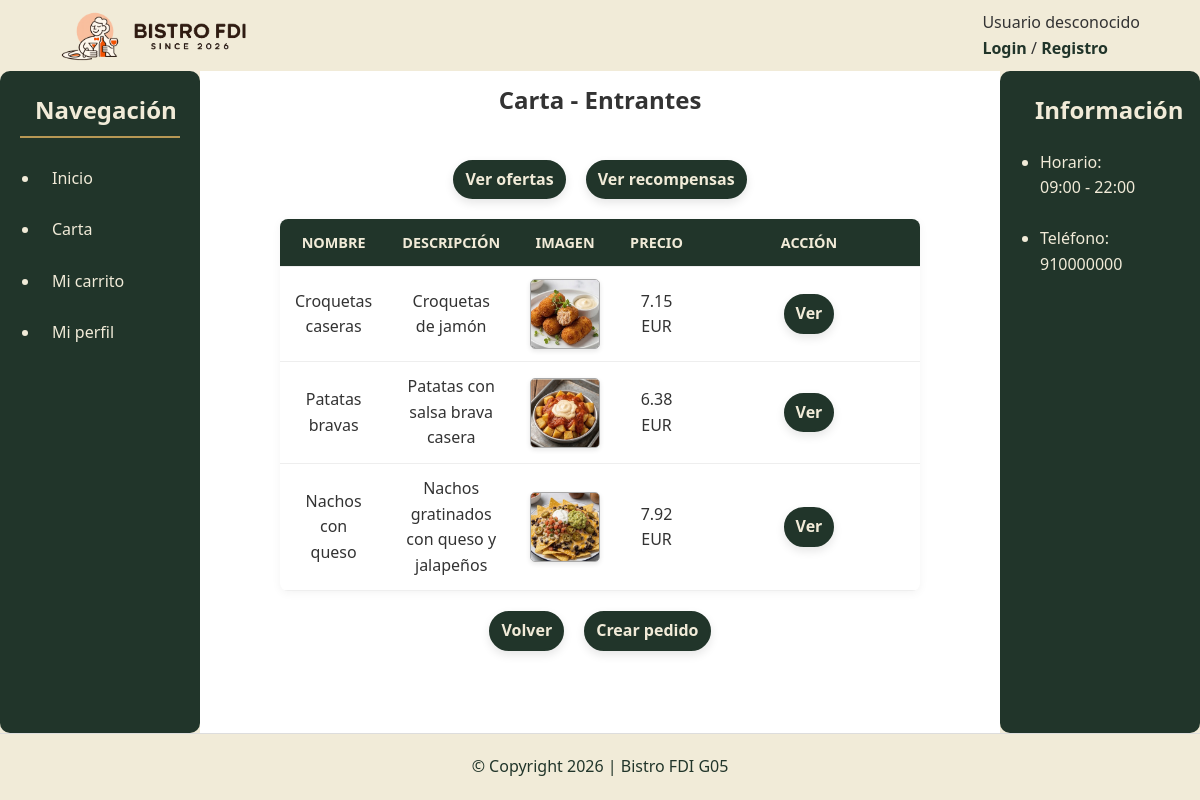
The app's page /includes/vistas/productos/listarProductos.php?id_categoria=1 with its own data.
### tables this page shows
CREATE TABLE `categorias` (
  `id` INT NOT NULL AUTO_INCREMENT,  
  `nombre` VARCHAR(80) NOT NULL,  
  `descripcion` TEXT NOT NULL,  
  `imagen` VARCHAR(255) NULL,  
  PRIMARY KEY (`id`)
);

CREATE TABLE `productos` (
  `id` INT NOT NULL AUTO_INCREMENT,  
  `nombre` VARCHAR(120) NOT NULL,  
  `descripcion` TEXT NOT NULL,  
  `id_categoria` INT NULL,  
  `precio_base` DECIMAL(10,2) NOT NULL,  
  `iva` TINYINT NOT NULL,  
  `disponible` TINYINT(1) NOT NULL DEFAULT 1,  
  `ofertado` TINYINT(1) NOT NULL DEFAULT 1,  
  `imagen` VARCHAR(255) NULL,  
  PRIMARY KEY (`id`),
   
  CONSTRAINT `fk_categoria_productos` 
    FOREIGN KEY (`id_categoria`) REFERENCES `categorias`(`id`) ON DELETE SET NULL
);

### includes/clases/es/ucm/fdi/aw/usuarios/Producto.php (called while the page is built, shortened)
<?php
class Producto {
    public static function listarPorCategoria(int $idCategoria, bool $soloOfertados = false): array
    {
        $conn = Aplicacion::getInstance()->getConexionBd();
        $sql = 'SELECT p.id, p.nombre, p.descripcion, p.id_categoria, p.precio_base, p.iva, p.disponible, p.ofertado, p.imagen, c.nombre AS categoria
                FROM productos p
                LEFT JOIN categorias c ON p.id_categoria = c.id
                WHERE p.id_categoria = ?';
        if ($soloOfertados) {
            $sql .= ' AND p.ofertado = 1 AND p.disponible = 1';
        }
        $sql .= ' ORDER BY p.id';
        $stmt = mysqli_prepare($conn, $sql);
        mysqli_stmt_bind_param($stmt, 'i', $idCategoria);
        mysqli_stmt_execute($stmt);
        $res = mysqli_stmt_get_result($stmt);
        $out = [];
        while ($row = mysqli_fetch_assoc($res)) {
            $out[] = $row;
        }
        return $out;
    }
}

### includes/clases/es/ucm/fdi/aw/usuarios/Categoria.php (called while the page is built, shortened)
<?php
class Categoria
{
    public static function buscaPorId(int $id): ?array
    {
        $conn = Aplicacion::getInstance()->getConexionBd();
        $sql = 'SELECT id, nombre, descripcion, imagen FROM categorias WHERE id = ? LIMIT 1';
        $stmt = mysqli_prepare($conn, $sql);
        mysqli_stmt_bind_param($stmt, 'i', $id);
        mysqli_stmt_execute($stmt);
        $res = mysqli_stmt_get_result($stmt);
        $fila = $res ? mysqli_fetch_assoc($res) : null;
        return $fila ?: null;
    }
}

### includes/vistas/productos/listarProductos.php (the view, shortened to what this page needs)
<?php
$esGerente = (($_SESSION['rol'] ?? '') === 'Gerente');
$msg = $_GET['msg'] ?? '';
if ($esGerente) {
    $prods = Producto::listar();
    $tituloPagina = 'Listado de productos';
    $rutaPanelGerente = RUTA_APP.'includes/vistas/paneles/gerente.php';
    $tablaProductos = '
        <table class="tabla-carta-centro">
            <tr>
                <th>ID</th>
                <th>Nombre</th>
                <th>Descripción</th>
                <th>Categoría</th>
                <th>Precio base</th>
                <th>IVA (%)</th>
                <th>Precio final</th>
                <th>Disponible</th>
                <th>Ofertado</th>
                <th>Imagen</th>
                <th>Acciones</th>
            </tr>';
    foreach ($prods as $p) {
        $id = (int)$p['id'];
        $nombre = htmlspecialchars($p['nombre'] ?? '', ENT_QUOTES, 'UTF-8');
        $descripcion = htmlspecialchars($p['descripcion'] ?? '', ENT_QUOTES, 'UTF-8');
        $categoria = htmlspecialchars($p['categoria'] ?? '-', ENT_QUOTES, 'UTF-8');
        $precioBase = number_format((float)($p['precio_base'] ?? 0), 2, '.', '');
        $iva = (int)($p['iva'] ?? 0);
        $precioFinal = number_format(((float)($p['precio_base'] ?? 0)) * (1 + ($iva / 100)), 2, '.', '');
        $disponible = ((int)($p['disponible'] ?? 0) === 1) ? 'Si' : 'No';
        $ofertado = ((int)($p['ofertado'] ?? 0) === 1) ? 'Si' : 'No';
        $imagenRaw = $p['imagen'] ?? '';
        $imagen = htmlspecialchars($imagenRaw, ENT_QUOTES, 'UTF-8');
        $imgHtml = '-';
        if ($imagenRaw !== '') {
            $src = preg_match('/^https?:\/\//', $imagenRaw) ? $imagen : RUTA_APP.ltrim($imagenRaw, '/');
            $imgHtml = "<img src='{$src}' alt='Imagen producto' width='60' height='60'>";
        }
        $urlEditar = RUTA_APP."includes/vistas/productos/actualizarProductos.php?id={$id}";
        $urlBorrar = RUTA_APP."includes/vistas/productos/borrarProductos.php?id={$id}";
        $urlVisualizar = RUTA_APP."includes/vistas/productos/visualizarProductos.php?id={$id}";
        $tablaProductos .= "
        <tr>
            <td>{$id}</td>
            <td>{$nombre}</td>
            <td>{$descripcion}</td>
            <td>{$categoria}</td>
            <td>{$precioBase}</td>
            <td>{$iva}</td>
            <td>{$precioFinal}</td>
            <td>{$disponible}</td>
            <td>{$ofertado}</td>
            <td>{$imgHtml}</td>
            <td>
                <a href='{$urlVisualizar}' class='button-estandar'>Visualizar</a>
                <a href='{$urlEditar}' class='button-estandar'>Actualizar</a>
                <a href='{$urlBorrar}' class='button-estandar'>Borrar</a>
            </td>
        </tr>";
    }
    $tablaProductos .= '</table>';
    $urlCrear = RUTA_APP.'includes/vistas/productos/crearProductos.php';
    $mensajeHtml = $msg !== '' ? '<p><strong>'.htmlspecialchars($msg, ENT_QUOTES, 'UTF-8').'</strong></p>' : '';
    $contenidoPrincipal = <<<EOS
        <div class="seccion-titulo">
            <h1>Productos</h1>
        </div>
        $mensajeHtml
        $tablaProductos
        <div class="buttons-estandar">
            <a href="$rutaPanelGerente" class="button-estandar">Volver al Panel</a>
            <a href="$urlCrear" class="button-estandar">Crear producto</a>
        </div>
    EOS;
} else {
    $idCategoria = (int)($_GET['id_categoria'] ?? 0);
    if ($idCategoria <= 0) {
        $cats = Categoria::listar();
        $tituloPagina = 'Carta';
        $urlVerOfertas = RUTA_APP.'includes/vistas/ofertas/listarOfertas.php?solo=activas&origen=carta';
        $urlVerRecompensas = RUTA_APP.'includes/vistas/recompensas/listarRecompensas.php?origen=carta';
        $tablaCategorias = '
            <table class="tabla-carta-centro">
                <tr>
                    <th>Categoría</th>
                    <th>Descripción</th>
                    <th>Acción</th>
                </tr>';
        foreach ($cats as $c) {
            $idCat = (int)($c['id'] ?? 0);
            $nombreCat = htmlspecialchars($c['nombre'] ?? '', ENT_QUOTES, 'UTF-8');
            $descripcionCat = htmlspecialchars($c['descripcion'] ?? '', ENT_QUOTES, 'UTF-8');
            $urlCategoria = RUTA_APP.'includes/vistas/productos/listarProductos.php?id_categoria='.$idCat;
            $tablaCategorias .= '
            <tr>
                <td>'.$nombreCat.'</td>
                <td>'.$descripcionCat.'</td>
                <td><a href="'.$urlCategoria.'" class="button-estandar">Ver productos</a></td>
            </tr>';
        }
        $tablaCategorias .= '</table>';
        $mensajeHtml = $msg !== '' ? '<p><strong>'.htmlspecialchars($msg, ENT_QUOTES, 'UTF-8').'</strong></p>' : '';
        $contenidoPrincipal = <<<EOS
        <div class="seccion-titulo">
            <h2>Carta</h2>
        </div>
            <div class="buttons-estandar">
                <a href="$urlVerOfertas" class="button-estandar">Ver ofertas</a>
                <a href="$urlVerRecompensas" class="button-estandar">Ver recompensas</a>
            </div>
            $mensajeHtml
            $tablaCategorias
        EOS;
    } else {
        $categoria = Categoria::buscaPorId($idCategoria);
        $prods = Producto::listarPorCategoria($idCategoria, true);
        $nombreCategoria = htmlspecialchars($categoria['nombre'] ?? '', ENT_QUOTES, 'UTF-8');
        $tablaCarta = '
            <table class="tabla-carta-centro">
                <tr>
                    <th>Nombre</th>
                    <th>Descripción</th>
                    <th>Imagen</th>
                    <th>Precio</th>
                    <th>Acción</th>
                </tr>';
        foreach ($prods as $p) {
            $id = (int)$p['id'];
            $nombre = htmlspecialchars($p['nombre'] ?? '', ENT_QUOTES, 'UTF-8');
            $descripcion = htmlspecialchars($p['descripcion'] ?? '', ENT_QUOTES, 'UTF-8');
            $imagenRaw = $p['imagen'] ?? '';
            $imagen = htmlspecialchars($imagenRaw, ENT_QUOTES, 'UTF-8');
            $precioBase = (float)($p['precio_base'] ?? 0);
            $iva = (int)($p['iva'] ?? 0);
            $precioFinal = $precioBase + ($precioBase * $iva / 100);
            $urlVisualizar = RUTA_APP."includes/vistas/productos/visualizarProductos.php?id={$id}&id_categoria={$idCategoria}";
            $imgHtml = '-';
            if ($imagenRaw !== '') {
                $src = preg_match('/^https?:\/\//', $imagenRaw) ? $imagen : RUTA_APP.ltrim($imagenRaw, '/');
                $imgHtml = "<img src='{$src}' alt='Imagen producto' class='img-producto-lista'>";
            }
            $tablaCarta .= '
            <tr>
                <td>'.$nombre.'</td>
                <td>'.$descripcion.'</td>
                <td>'.$imgHtml.'</td>
                <td>'.number_format($precioFinal, 2, '.', '').' EUR</td>
                <td><a href="'.$urlVisualizar.'" class="button-estandar">Ver</a></td>
            </tr>';
        }
        $tablaCarta .= '</table>';
        $urlVolverCategorias = RUTA_APP.'includes/vistas/productos/listarProductos.php';
        $urlCrearPedido = RUTA_APP.'includes/vistas/pedidos/crearPedido.php';
        $urlVerOfertas = RUTA_APP.'includes/vistas/ofertas/listarOfertas.php?solo=activas&origen=carta';
        $urlVerRecompensas = RUTA_APP.'includes/vistas/recompensas/listarRecompensas.php?origen=carta';
        $mensajeHtml = $msg !== '' ? '<p><strong>'.htmlspecialchars($msg, ENT_QUOTES, 'UTF-8').'</strong></p>' : '';
        $contenidoPrincipal = <<<EOS
            <div class="seccion-titulo">
                <h2>Carta - $nombreCategoria</h2>
            </div>
            <div class="buttons-estandar">
                <a href="$urlVerOfertas" class="button-estandar">Ver ofertas</a>
                <a href="$urlVerRecompensas" class="button-estandar">Ver recompensas</a>
            </div>
            $mensajeHtml
            $tablaCarta
            <div class="buttons-estandar">
                <a href="$urlVolverCategorias" class="button-estandar">Volver</a>
                <a href="$urlCrearPedido" class="button-estandar">Crear pedido</a>
            </div>
        EOS;
    }
}
require __DIR__.'/../plantillas/plantilla.php';

### includes/vistas/plantillas/plantilla.php (shortened to what this page needs)
<!DOCTYPE html>
<html lang="es">
    <head>
        <link rel="stylesheet" href="<?= RUTA_CSS.'layout.css' ?>">
        <link rel="stylesheet" href="<?= RUTA_CSS.'componentes.css' ?>">
        <link rel="stylesheet" href="<?= RUTA_CSS.'formulario.css' ?>">
    </head>
    <body>
        <div class="contenedor">
            <?php require(RAIZ_APP.'/vistas/comun/cabecera.php');?>
            <main>
                <?php require(RAIZ_APP.'/vistas/comun/sidebarIzq.php');?>
                <article>
                    <div class="div-responsive">
                        <?= $contenidoPrincipal ?>
                    </div>
                </article>
                <?php require(RAIZ_APP.'/vistas/comun/sidebarDer.php');?>
            </main>
            <?php require(RAIZ_APP.'/vistas/comun/pie.php');?>
        </div>
    </body>
</html>

### includes/vistas/comun/cabecera.php (shortened to what this page needs)
<?php
function mostrarSaludo() {
	$rutaUsuarios = rtrim(RUTA_APP, '/');
	if (isset($_SESSION["login"]) && ($_SESSION["login"] === true)) {
        $nombre = htmlspecialchars((string)($_SESSION['nombre'] ?? ''), ENT_QUOTES, 'UTF-8');
        return "Bienvenido, <strong>{$nombre}</strong> <br>
                <a href='{$rutaUsuarios}/logout.php' class='link-usuario'>(salir)</a>";
    } else {
        return "Usuario desconocido <br>
                <a href='{$rutaUsuarios}/login.php' class='link-usuario'>Login</a>
                <span class='separador'> / </span>
                <a href='{$rutaUsuarios}/registro.php' class='link-usuario'>Registro</a>";
    }
}
?>
<header>
    <div class="logo-seccion">
        <a href="<?= RUTA_APP.'index.php' ?>" class="logo-enlace">
            <img src="<?= RUTA_IMGS ?>ui/bistroFDILogo.png?v=1"
                 alt="Logo Bistro" class="img-logo">
            <img src="<?= RUTA_IMGS ?>ui/letrasBistroFDI.png"
                 alt="Bistro FDI" class="img-letras">
        </a>
    </div>
    <div class="saludo">
        <?= mostrarSaludo() ?>
    </div>
</header>

### includes/vistas/comun/sidebarIzq.php (shortened to what this page needs)
<nav class="menu-lateral">
	<h2>Navegación</h2>
	<ul>
		<li><a href="<?= RUTA_APP ?>index.php">Inicio</a></li>
		<li><a href="<?= RUTA_APP ?>includes/vistas/productos/listarProductos.php">Carta</a></li>
		<li><a href="<?= RUTA_APP ?>includes/vistas/pedidos/carrito.php">Mi carrito</a></li>
		<li><a href="<?= RUTA_APP ?>includes/vistas/usuarios/visualizarUsuarios.php">Mi perfil</a></li>
	</ul>
</nav>

### includes/vistas/comun/sidebarDer.php
<aside class="sidebar-derecho">
	<h2>Información</h2>
    <ul>
        <li>Horario: <br>
        09:00 - 22:00<br><br></li>
        <li>Teléfono: <br>
        910000000</li>
    </ul>
</aside>

### includes/vistas/comun/pie.php
<footer>
	© Copyright 2026 | Bistro FDI G05
</footer>

### css/layout.css (style rules this page uses)
* { box-sizing: border-box; margin: 0; padding: 0; }
body { font-family: 'Segoe UI', sans-serif; line-height: 1.6; background-color: #f1ebd8; color: #333; }
.contenedor { display: flex; flex-direction: column; min-height: 100vh; }
header { display: flex; justify-content: space-between; align-items: center; padding: 10px 5%; background-color: #f1ebd8; min-height: 70px; flex-wrap: wrap; gap: 15px; }
main { display: flex; flex-direction: column; flex: 1; }
nav, aside { width: 100%; background-color: #21352a; padding: 20px; border-radius: 10px; color: #f1ebd8; margin-bottom: 0px; }
nav ul, aside ul { padding: 20px; }
article { flex: 1; background-color: white; width: 100%; display: flex; flex-direction: column; align-items: center; }
footer { background-color: #f1ebd8; padding: 20px; text-align: center; border-top: 1px solid #ddd; color: #21352a; }
.div-responsive { overflow-x: auto; max-width: 100%; }
@media (min-width: 768px) { main { flex-direction: row; } }
@media (min-width: 768px) { nav, aside { width: 200px; } }

### css/componentes.css (style rules this page uses)
.logo-enlace { display: flex; align-items: center; gap: 10px; text-decoration: none; }
.img-logo { height: 50px; width: auto; }
.img-letras { height: 30px; width: auto; }
.link-usuario { color: #21352a; font-weight: bold; text-decoration: none; }
nav a { display: block; color: #f1ebd8; text-decoration: none; margin-bottom: 10px; padding: 8px 12px; border-radius: 5px; transition: background-color 0.3s, color 0.3s; }
.button-estandar { display: inline-block; text-decoration: none !important; padding: 5px 10px; background-color: #21352a; color: #f1ebd8 !important; font-size: 1rem; cursor: pointer; border-radius: 30px; font-weight: bold; transition: all 0.3s ease; border: 2px solid #21352a; box-shadow: 0 4px 10px rgba(0,0,0,0.1); }
.buttons-estandar { display: flex; justify-content: center; align-items: center; padding: 20px 0; width: 100%; gap: 20px; }
.menu-lateral h2 { color: #f1ebd8; padding: 0 15px; border-bottom: 2px solid #b79754; padding-bottom: 6px; }
.sidebar-derecho h2 { color: #f1ebd8; padding: 0 15px; }
table { width: 80%; border-collapse: collapse; background-color: white; border-radius: 8px; overflow: hidden; box-shadow: 0 2px 10px rgba(0,0,0,0.05); margin : 0 auto; }
.tabla-carta-centro { margin-left: auto; margin-right: auto; }
th, td { padding: 12px 15px; text-align: center; border-bottom: 1px solid #eee; }
th { background-color: #21352a; color: #f1ebd8; font-weight: bold; text-transform: uppercase; font-size: 0.9rem; }
th:last-child, td:last-child { width: 70%; min-width: 160px; }
.seccion-titulo { margin-bottom: 10px; padding: 10px; text-align: center; }
.img-producto-lista { width: 70px; height: 70px; border: 1px solid #a9a9a9; object-fit: cover; border-radius: 5px; box-shadow: 0 2px 5px rgba(0,0,0,0.1); display: block; }

### records on screen
categorias: nombre "Entrantes"
productos: nombre "Croquetas caseras", descripcion "Croquetas de jamón", imagen (picture), precioFinal "7.15"
productos: nombre "Patatas bravas", descripcion "Patatas con salsa brava casera", imagen (picture), precioFinal "6.38"
productos: nombre "Nachos con queso", descripcion "Nachos gratinados con queso y jalapeños", imagen (picture), precioFinal "7.92"
